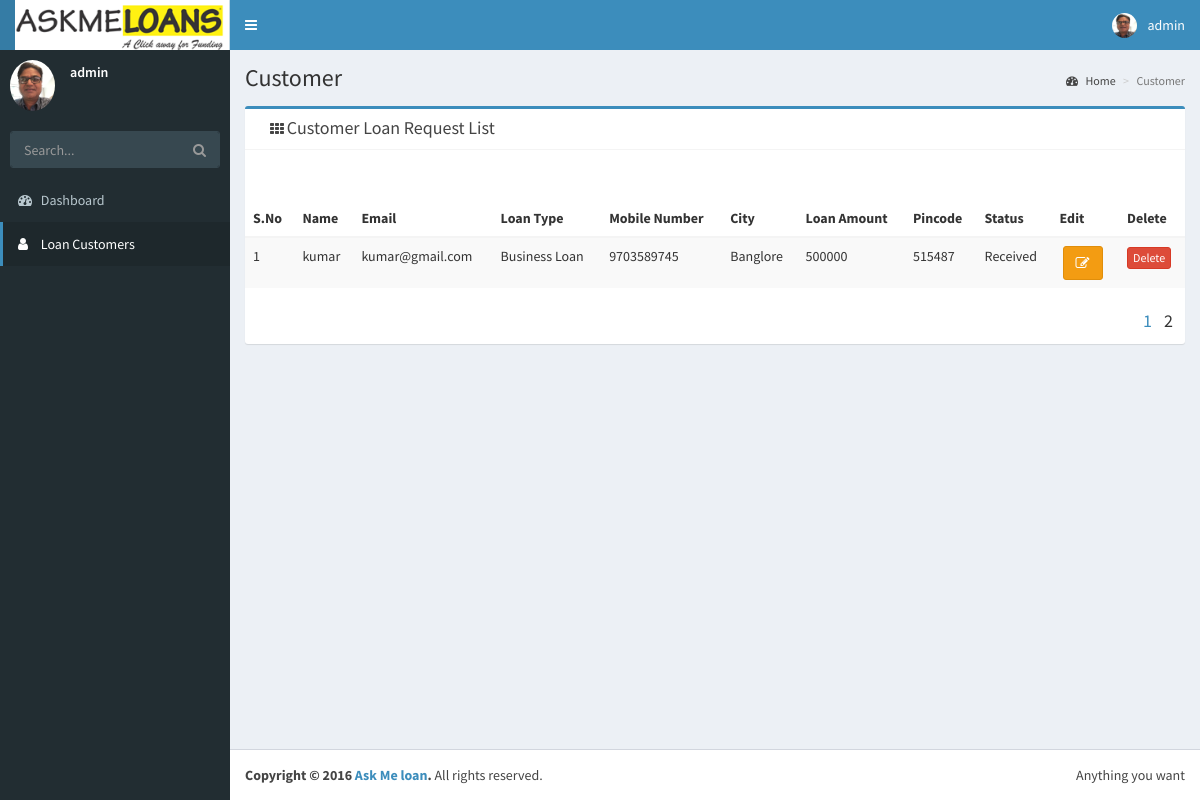
Page /Site_Admin/merchant.php?id=2 (signed in) on the committed database.
### tables this page shows
CREATE TABLE `loanuser` (
  `id` int(11) NOT NULL,
  `name` varchar(200) NOT NULL,
  `email` varchar(200) NOT NULL,
  `loantype` varchar(200) NOT NULL,
  `phone` varchar(200) NOT NULL,
  `city` varchar(200) NOT NULL,
  `amount` varchar(200) NOT NULL,
  `pincode` varchar(200) NOT NULL,
  `message` varchar(200) NOT NULL,
  `time` varchar(200) NOT NULL,
  `autoid` varchar(200) NOT NULL,
  `status` varchar(200) NOT NULL
);

### Site_Admin/merchant.php (the view, shortened to what this page needs)
<?php
include "header.php";
include "sidebar.php";
?>
  <div class="content-wrapper">
    <section class="content-header">
      <h1>Customer
      </h1>
      <ol class="breadcrumb">
        <li><a href="#"><i class="fa fa-dashboard"></i> Home</a></li>
        <li class="active">Customer </li>
      </ol>
    </section>
    <section class="content">
      <div class="row">
		<div class="col-md-12">
				<div class="box box-primary">
            <div class="box-header with-border">
              <div class="col-md-6">
				<i class="fa fa-th"></i>
				<h3 class="box-title">Customer Loan Request List</h3>
			  </div>
            </div>
            <div class="box-body">
			<?php
$start=0;
$limit=2;
if(isset($_GET['id']))
{
    $id=$_GET['id'];
    $start=($id-1)*$limit;
}
else{
    $id=1;
}
$query=mysql_query("select * from loanuser LIMIT $start, $limit");
?>
<ul>
				<div class="col-sm-6"></div></div><div class="row"><div class="col-sm-12"><table id="example1" class="table table-bordered table-striped dataTable" role="grid" aria-describedby="example1_info">
			<table class="table table-striped">
			<thead>
			<th>S.No</th>
			<th>Name</th>
			<th>Email</th>
			<th>Loan Type</th>
			<th>Mobile Number</th>
			<th>City</th>
			<th>Loan Amount</th>
			<th>Pincode</th>
			<th>Status</th>
			<th>Edit</th>
			<th>Delete</th>
			</thead>
			<tbody>
			<?php
$i=0;
while($result1=mysql_fetch_array($query))
{ ?>
			<tr>
			<td><?php echo ++$i; ?></td>
			<td><?php echo $result1['name']; ?></td>
			<td><?php echo $result1['email']; ?></td>
			<td><?php echo $result1['loantype']; ?></td>
			<td><?php echo $result1['phone']; ?></td>
			<td><?php echo $result1['city']; ?></td>
			<td><?php echo $result1['amount']; ?></td>
			<td><?php echo $result1['pincode']; ?></td>
			<td><?php echo $result1['status']; ?></td>
			<td align="center"><a class="btn btn-warning btn-minier" href="editloanuser.php?id=<?php echo $result1['id']; ?>" data-toggle="modal" data-id="<?php echo $row['id']; ?>"><i class="fa fa-edit"></i></a> &nbsp;</td>
			<td><a href="deleteloanuser.php?id=<?php echo $result1['id']; ?>"><button class="btn btn-danger btn-xs">Delete</button></a></td>
			</tr>
<?php } ?>
			</tbody>
			</table>
			<div id="content">
<?php
$rows=mysql_num_rows(mysql_query("select * from loanuser"));
$total=ceil($rows/$limit);
?>
<ul class='page'>
<?php
        for($i=1;$i<=$total;$i++)
        {
            if($i==$id) { echo "<li class='current'>".$i."</li>"; }
            else { echo "<li><a href='?id=".$i."'>".$i."</a></li>"; }
        }
?>
</ul>
</div>
			  <div class="col-md-7">
          </div>
        </div>
		</div>
	  </div>
    </section>
  </div>
  <footer class="main-footer">
    <div class="pull-right hidden-xs">
      Anything you want
    </div>
    <strong>Copyright &copy; 2016 <a href="#">Ask Me loan</a>.</strong> All rights reserved.
  </footer>
</div>
</body>
</html>

### Site_Admin/header.php (shortened to what this page needs)
<?php
$id=$_SESSION['id'];
?>
<!DOCTYPE html>
<html>
<head>
  <link rel="stylesheet" href="dist/bootstrap/css/bootstrap.min.css">
  <link rel="stylesheet" href="https://cdnjs.cloudflare.com/ajax/libs/font-awesome/4.5.0/css/font-awesome.min.css">
  <link rel="stylesheet" href="https://cdnjs.cloudflare.com/ajax/libs/ionicons/2.0.1/css/ionicons.min.css">
  <link rel="stylesheet" href="dist/css/Admin.css">
  <link rel="stylesheet" href="dist/css/skins/skin-blue.min.css">
</head>
<body class="hold-transition skin-blue sidebar-mini">
<div class="wrapper">
  <header class="main-header">
    <a href="home.php" class="logo">
      <span class="logo-lg"><img src="images/logo.png" width="215px;"/></span>
    </a>
    <nav class="navbar navbar-static-top" role="navigation">
      <a href="#" class="sidebar-toggle" data-toggle="offcanvas" role="button">
      </a>
      <div class="navbar-custom-menu">
        <ul class="nav navbar-nav">
          <li class="dropdown user user-menu">
            <a href="#" class="dropdown-toggle" data-toggle="dropdown">
              <img src="dist/img/admin.png" class="user-image" alt="User Image">
			  <?php
			  $result=mysql_query("select * from login where id='$id'");
			  while($row=mysql_fetch_array($result)){ ?>
              <span class="hidden-xs"><?php echo $row['name']; ?></span>
			  <?php } ?>
            </a>
          </li>
        </ul>
      </div>
    </nav>
  </header>

### Site_Admin/sidebar.php (shortened to what this page needs)
<aside class="main-sidebar">
    <section class="sidebar">
      <div class="user-panel">
        <div class="pull-left image">
          <img src="dist/img/admin.png" class="img-circle" alt="User Image">
        </div>
        <div class="pull-left info">
		 <?php
			  $result=mysql_query("select * from login where id='$id'");
			  while($row=mysql_fetch_array($result)){ ?>
          <p><?php echo $row['name']; ?></p>
			  <?php } ?>
        </div>
      </div>
      <form action="#" method="get" class="sidebar-form">
        <div class="input-group">
          <input type="text" name="q" class="form-control" placeholder="Search...">
              <span class="input-group-btn">
                <button type="submit" name="search" id="search-btn" class="btn btn-flat"><i class="fa fa-search"></i>
                </button>
              </span>
        </div>
      </form>
      <ul class="sidebar-menu">
        <li><a href="home.php"><i class="fa fa-dashboard"></i> <span>Dashboard</span></a></li>
		<li  class="active"><a href="merchant.php"><i class="fa fa-user"></i> <span>Loan Customers</span></a></li>
      </ul>
    </section>
  </aside>

### Site_Admin/merchant.php (style rules this page uses)
.page { float:right; list-style-type:none; display:inline-flex; letter-spacing:12px; font-size:18px; }

### rows in the picture
loanuser: name "kumar", email "kumar@gmail.com", loantype "Business Loan", phone "9703589745", city "Banglore", amount "500000", pincode "515487", status "Received"

### other values in the picture
$row['name'] "admin"
